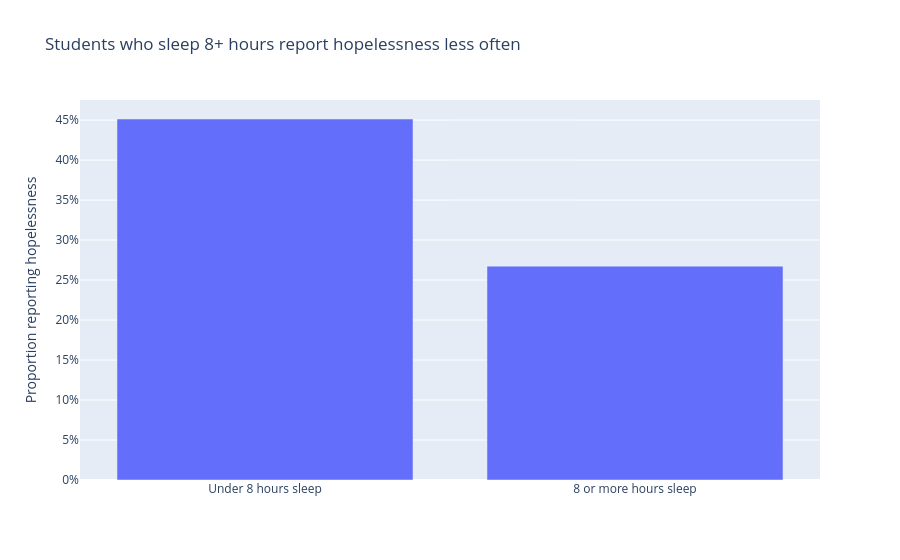

The code cell stored with this chart in its notebook:
### Markdown cell above
### Chart 3 — Question 3 (sleep and hopelessness)

Same filter as the printed tables in Section 3: only students with **both** `EightOrMoreHoursSleep` and `Hopelessness` answered.

### Code cell
# --- Chart 3 — Question 3: sleep (8+ hours) vs hopelessness ---
# Pairwise complete rows: `EightOrMoreHoursSleep` and `Hopelessness` both answered (Section 3 filter).

q3_plot = df[["EightOrMoreHoursSleep", "Hopelessness"]].dropna()
summary3 = q3_plot.groupby("EightOrMoreHoursSleep", as_index=False)["Hopelessness"].mean()
summary3["group"] = summary3["EightOrMoreHoursSleep"].map(
    {0.0: "Under 8 hours sleep", 1.0: "8 or more hours sleep"}
)

fig3 = px.bar(
    summary3,
    x="group",
    y="Hopelessness",
    title="Students who sleep 8+ hours report hopelessness less often",
    labels={"Hopelessness": "Proportion reporting hopelessness", "group": ""},
)
fig3.update_layout(yaxis_tickformat=".0%", showlegend=False)
fig3.show()

### Figure 1 — Plotly figure (JSON) as saved in the notebook; plotly's stock layout.template omitted (floating-point values rounded to 4 significant figures)
{"data": [{"alignmentgroup": "True", "hovertemplate": "=%{x}<br>Proportion reporting hopelessness=%{y}<extra></extra>", "legendgroup": "", "marker": {"color": "#636efa", "pattern": {"shape": ""}}, "name": "", "offsetgroup": "", "orientation": "v", "showlegend": false, "textposition": "auto", "type": "bar", "x": ["Under 8 hours sleep", "8 or more hours sleep"], "xaxis": "x", "y": [0.4513, 0.2674], "yaxis": "y"}], "layout": {"barmode": "relative", "legend": {"tracegroupgap": 0}, "showlegend": false, "title": {"text": "Students who sleep 8+ hours report hopelessness less often"}, "xaxis": {"anchor": "y", "domain": [0, 1], "title": {"text": ""}}, "yaxis": {"anchor": "x", "domain": [0, 1], "tickformat": ".0%", "title": {"text": "Proportion reporting hopelessness"}}}}
